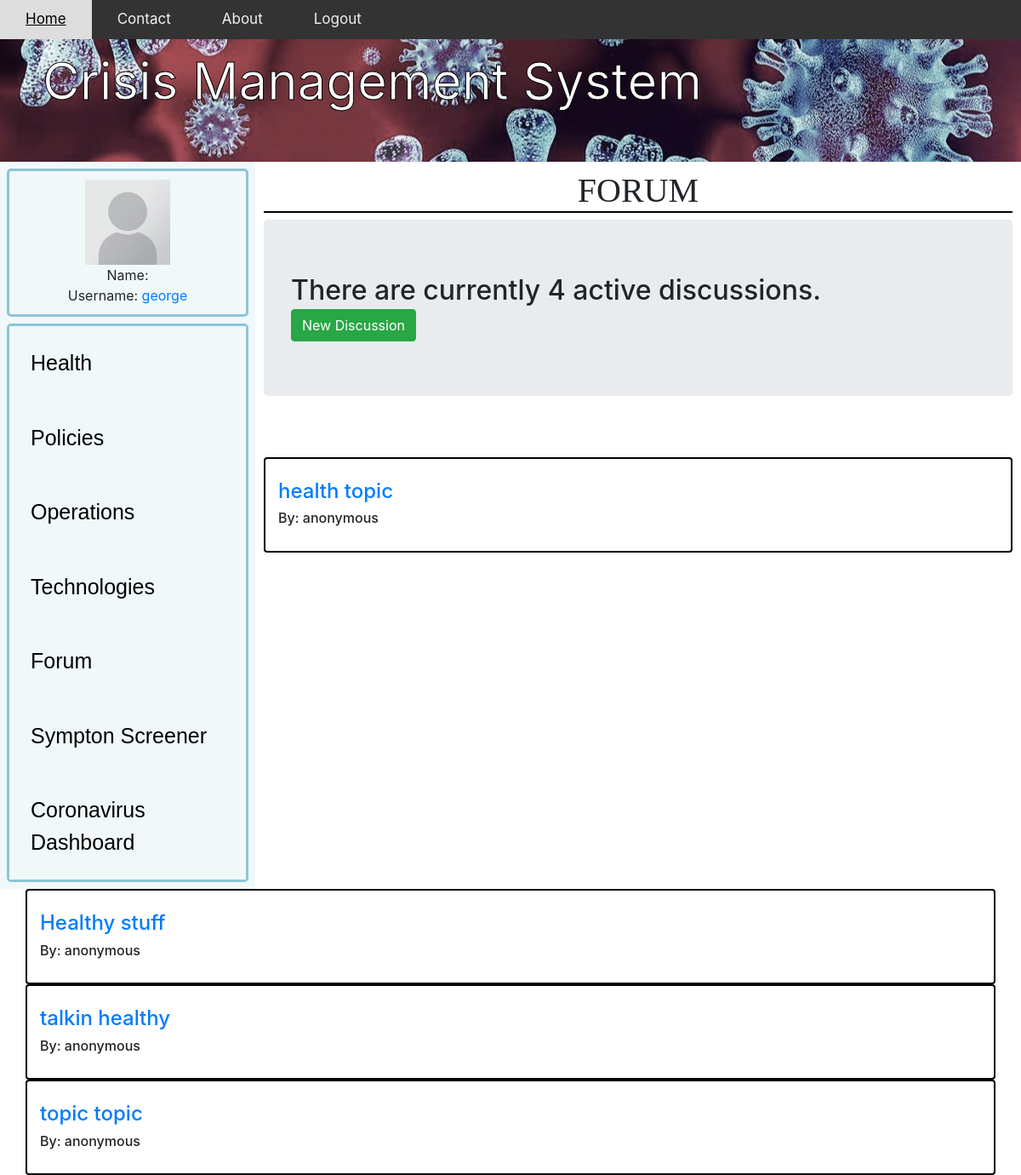
The app's page /forumHome/ (signed in), older data.
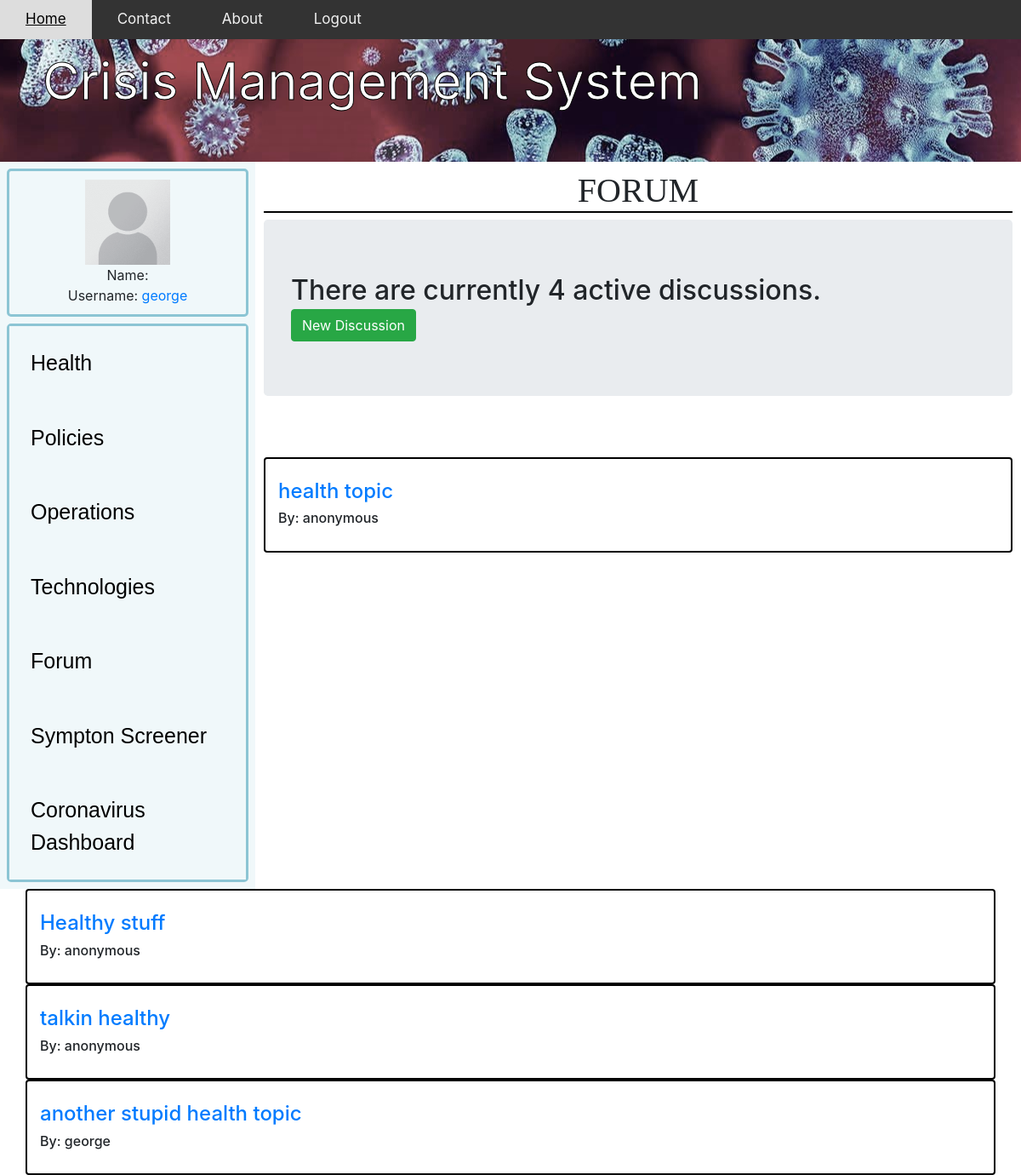
The same page, newer data.
### app/models.py (models this page shows, shortened)
class forum(models.Model):
    name=models.CharField(max_length=200,default="anonymous" )
    topic= models.CharField(max_length=300, unique=True)
    section = models.CharField(max_length=12)
    description = models.CharField(max_length=1000,blank=True)
    date_created=models.DateTimeField(auto_now_add=True,null=True)
    likeCount = models.IntegerField(default=0)
    dislikeCount = models.IntegerField(default=0)
    forumLikes = models.ManyToManyField(User, related_name='forum')

### app/views.py (the view)
# urls.py: path('forumHome/',forumHome,name='forumHome'),
@login_required
def forumHome(request):
    forums=forum.objects.filter(section="Health")
    count=forums.count()
    discussions=[]
    for i in forums:
        discussions.append(i.discussion_set.all())
    context={'forums':forums,
              'count':count,
              'discussions':discussions,
              }
    return render(request,'forumHome.html',context)

### app/templates/forumHome.html (shortened to what this page needs)
{% extends "app/base2.html" %}
{% load static %}
{% block content %}
<!DOCTYPE html>
<html lang="en">
<head>
    <body>
		<h1>{{section}} Forum</h1>
	</body>
    <link rel="stylesheet" href="https://stackpath.bootstrapcdn.com/bootstrap/4.5.0/css/bootstrap.min.css"0>
</head>
<body>
        <h2 class="jumbotron">
            There are currently {{count}} active {{section}} discussions.
            <div>
            <button onclick="location.href='{{request.path}}addInForum/'" class="btn btn-success">New Discussion</button>
            </div>
        </h2>
            <div class="card-columns" style="padding: 10px; margin: 20px;"></div>
            {%for forum in forums %}
                <div class="card box container">
                    <br>
                    <h6 class="card-title">
                        <a href='{% url 'forumDiscussion' forumName=forum.section forumTopic=forum.topic %}'><h4>{{forum.topic}}</h4></a>
                        <p> By: {{forum.name}}</p>
                        </h6>
                        </div>
                </div>
                </div>
            {%endfor%}
</body>
</html>
{%endblock%}

### app/templates/app/base2.html (shortened to what this page needs)
{% load static %}
<!DOCTYPE html>
<html>
	<head>
		<link rel="stylesheet" type="text/css" href="{% static 'css/main.css'%}">
	</head>
    <body>
        <div class="topnav" >
            <a class="active" href="#home" onclick="location.href='/'">Home</a>
            <a href="#contact" onclick="location.href='/contact'">Contact</a>
            <a href="#about" onclick="location.href='location.com'">About</a>
            {% if request.user.is_authenticated %}
            <a href="{% url 'logout' %}">Logout</a>
            {% else %}
            <a href="#Login" onclick="location.href='/accounts/login'">Login</a>
            {% endif %}
        </div>
        <header>Crisis Management System</header>
        <div class="homecolumn left" >
            <div class="homerow top" >
                <section>
                    {% if user.is_authenticated %}
                        <img src="{% static 'app/images/blank.png' %}" width="100" height="100">
                        <br>Name: {{ user.get_full_name }}
                        <br>Username: <a href="/userDiscussions/">{{ user.username }}</a>
                    {% else %}
                        <button onclick="location.href='/accounts/login'" class="button button1">Login</button>
                    {% endif %}
                </section>
            </div>
            <div class="homerow bottom" >
                <button onclick="location.href='/health'" class="homebutton">
                    Health</button>
                <button onclick="location.href='/policies'" class="homebutton">
                    Policies</button>
                <button onclick="location.href='/operation'" class="homebutton">
                    Operations</button>
                <button onclick="location.href='/technologies'" class="homebutton">
                    Technologies</button>
                <button onclick="location.href='/forumMain'" class="homebutton">
                    Forum</button>
                <button onclick="location.href='/screener'" class="homebutton">
                    Sympton Screener</button>
                <button onclick="location.href='/dashboard'" class="homebutton">
                    Coronavirus Dashboard</button>
            </div>
        </div>
        <div class="homecolumn right">
            <div class="homerow full">
                {% block content %}{% endblock %}
    </body>
</html>

### app/static/css/main.css (style rules this page uses)
.topnav { background-color: #333; overflow: hidden; position: fixed; width: 100%; z-index: 1; }
.topnav a { float: left; color: #f2f2f2; text-align: center; padding: 10px 30px; text-decoration: none; font-size: 17px; }
h1 { font-size: 32px; text-align: center; font-family: serif; font-weight: bold; text-transform: uppercase; }
h1:after { content:' '; display:block; border: 1px solid black; }
body { margin: 0; padding: 0; }
.homebutton { border: none; color: black; padding: 25px; text-align: left; font-size: 25px; font-family: 'Trebuchet MS', sans-serif; cursor: pointer; display: block; width: 100%; background-color: #f0f8fa; }
header { -webkit-text-stroke-width: 1px; -webkit-text-stroke-color: black; background-image: url("covid.jpg"); overflow: hidden; margin-left: auto; margin-right: auto; background-position: center; background-repeat: no-repeat; padding: 50px; color: white; font-size: 60px; }
.homerow { float: top; }
.top { height: 25%; border: 3px solid #8cc5d4; border-radius: 5px; text-align: center; margin: 8px; padding: 10px }
.bottom { height: 75%; border: 3px solid #8cc5d4; border-radius: 5px; margin: 8px; }
.full { height: 100%; margin: 10px; }
.homecolumn { float: left; border: 10px; }
.left { width: 25%; background: #f0f8fa; }
.right { width: 75%; }

### app/templates/forumHome.html (style rules this page uses)
.box { border: 2px solid black; margin: 0 auto; }

Row changes from the older to the newer data that the page shows:
removed forum: topic "topic topic", name "anonymous"
added forum: topic "another stupid health topic", name "george"
